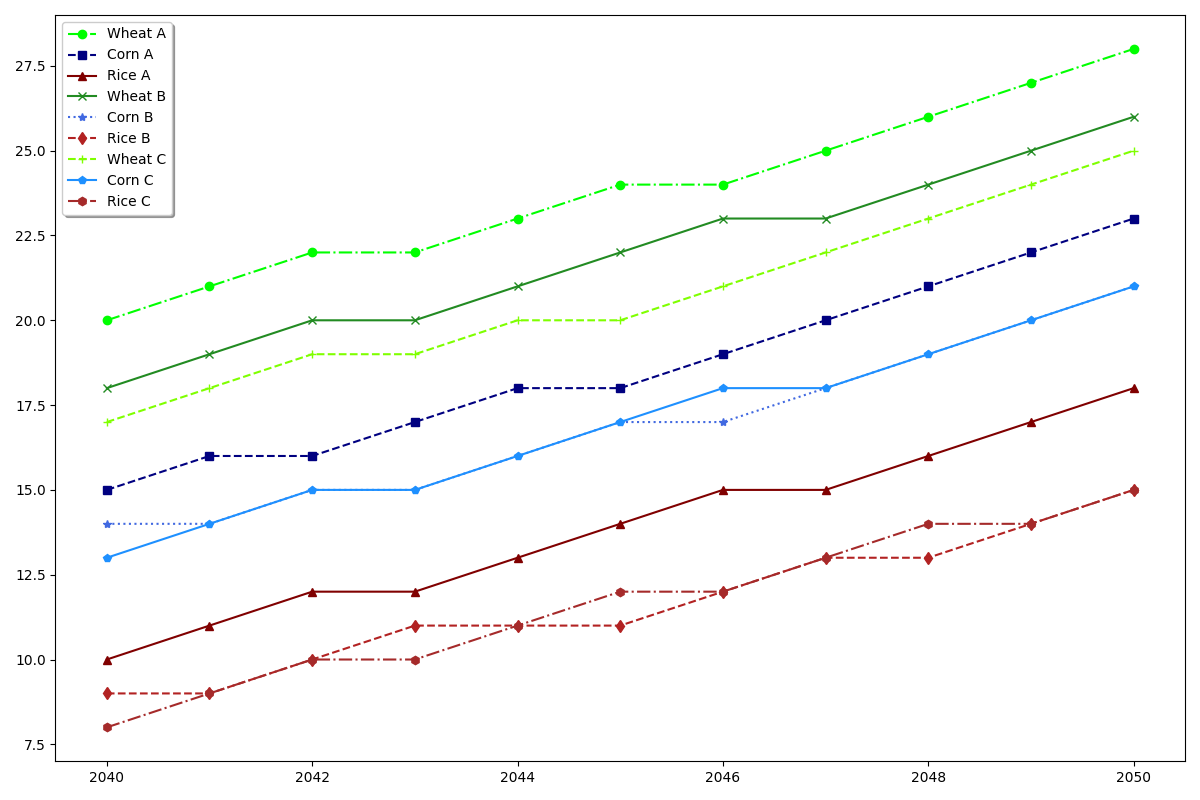

Source code (Python):
import matplotlib.pyplot as plt
import numpy as np

years = np.arange(2040, 2051)

wheat_a = np.array([20, 21, 22, 22, 23, 24, 24, 25, 26, 27, 28])
corn_a = np.array([15, 16, 16, 17, 18, 18, 19, 20, 21, 22, 23])
rice_a = np.array([10, 11, 12, 12, 13, 14, 15, 15, 16, 17, 18])
wheat_b = np.array([18, 19, 20, 20, 21, 22, 23, 23, 24, 25, 26])
corn_b = np.array([14, 14, 15, 15, 16, 17, 17, 18, 19, 20, 21])
rice_b = np.array([9, 9, 10, 11, 11, 11, 12, 13, 13, 14, 15])
wheat_c = np.array([17, 18, 19, 19, 20, 20, 21, 22, 23, 24, 25])
corn_c = np.array([13, 14, 15, 15, 16, 17, 18, 18, 19, 20, 21])
rice_c = np.array([8, 9, 10, 10, 11, 12, 12, 13, 14, 14, 15])

fig, ax = plt.subplots(figsize=(12, 8))

ax.plot(years, wheat_a, color='lime', linestyle='-.', marker='o', label='Wheat A')
ax.plot(years, corn_a, color='navy', linestyle='--', marker='s', label='Corn A')
ax.plot(years, rice_a, color='maroon', linestyle='-', marker='^', label='Rice A')

ax.plot(years, wheat_b, color='forestgreen', linestyle='-', marker='x', label='Wheat B')
ax.plot(years, corn_b, color='royalblue', linestyle=':', marker='*', label='Corn B')
ax.plot(years, rice_b, color='firebrick', linestyle='--', marker='d', label='Rice B')

ax.plot(years, wheat_c, color='chartreuse', linestyle='--', marker='+', label='Wheat C')
ax.plot(years, corn_c, color='dodgerblue', linestyle='-', marker='p', label='Corn C')
ax.plot(years, rice_c, color='brown', linestyle='-.', marker='h', label='Rice C')

ax.grid(False)

ax.legend(loc='upper left', frameon=True, shadow=True)

plt.tight_layout()
plt.show()
